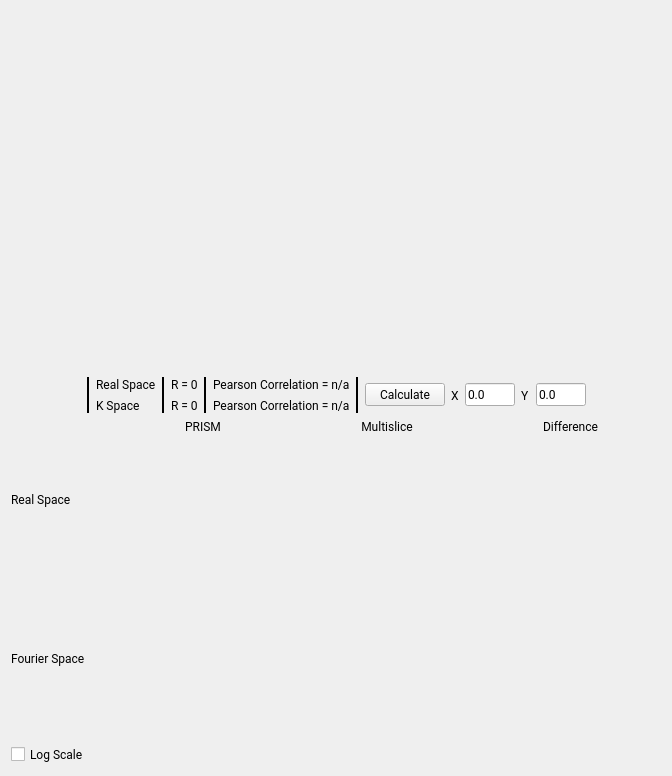
                  <widget class="QWidget" name="tab_probes">
                   <attribute name="title">
                    <string>Probe Analyzer</string>
                   </attribute>
                   <layout class="QVBoxLayout" name="verticalLayout_60">
                    <item>
                     <widget class="QLabel" name="lbl_image_probeInteractive">
                      <property name="sizePolicy">
                       <sizepolicy hsizetype="MinimumExpanding" vsizetype="MinimumExpanding">
                        <horstretch>0</horstretch>
                        <verstretch>0</verstretch>
                       </sizepolicy>
                      </property>
                      <property name="minimumSize">
                       <size>
                        <width>650</width>
                        <height>360</height>
                       </size>
                      </property>
                      <property name="maximumSize">
                       <size>
                        <width>16777215</width>
                        <height>16777215</height>
                       </size>
                      </property>
                      <property name="font">
                       <font>
                        <family>Roboto</family>
                       </font>
                      </property>
                      <property name="text">
                       <string/>
                      </property>
                      <property name="alignment">
                       <set>Qt::AlignCenter</set>
                      </property>
                     </widget>
                    </item>
                    <item>
                     <layout class="QHBoxLayout" name="horizontalLayout_41">
                      <item>
                       <spacer name="horizontalSpacer_3">
                        <property name="font">
                         <font>
                          <family>Roboto</family>
                         </font>
                        </property>
                        <property name="orientation">
                         <enum>Qt::Horizontal</enum>
                        </property>
                        <property name="sizeHint" stdset="0">
                         <size>
                          <width>40</width>
                          <height>20</height>
                         </size>
                        </property>
                       </spacer>
                      </item>
                      <item>
                       <widget class="Line" name="line_4">
                        <property name="font">
                         <font>
                          <family>Roboto</family>
                         </font>
                        </property>
                        <property name="frameShadow">
                         <enum>QFrame::Plain</enum>
                        </property>
                        <property name="lineWidth">
                         <number>2</number>
                        </property>
                        <property name="orientation">
                         <enum>Qt::Vertical</enum>
                        </property>
                       </widget>
                      </item>
                      <item>
                       <layout class="QVBoxLayout" name="verticalLayout_56">
                        <item>
                         <widget class="QLabel" name="label_48">
                          <property name="font">
                           <font>
                            <family>Roboto</family>
                           </font>
                          </property>
                          <property name="text">
                           <string>Real Space</string>
                          </property>
                         </widget>
                        </item>
                        <item>
                         <widget class="QLabel" name="label_55">
                          <property name="font">
                           <font>
                            <family>Roboto</family>
                           </font>
                          </property>
                          <property name="text">
                           <string>K Space</string>
                          </property>
                         </widget>
                        </item>
                       </layout>
                      </item>
                      <item>
                       <widget class="Line" name="line">
                        <property name="font">
                         <font>
                          <family>Roboto</family>
                         </font>
                        </property>
                        <property name="frameShadow">
                         <enum>QFrame::Plain</enum>
                        </property>
                        <property name="lineWidth">
                         <number>2</number>
                        </property>
                        <property name="midLineWidth">
                         <number>2</number>
                        </property>
                        <property name="orientation">
                         <enum>Qt::Vertical</enum>
                        </property>
                       </widget>
                      </item>
                      <item>
                       <layout class="QVBoxLayout" name="verticalLayout_57">
                        <item>
                         <widget class="QLabel" name="lbl_R_real">
                          <property name="font">
                           <font>
                            <family>Roboto</family>
                           </font>
                          </property>
                          <property name="text">
                           <string>R = 0</string>
                          </property>
                         </widget>
                        </item>
                        <item>
                         <widget class="QLabel" name="lbl_R_k">
                          <property name="font">
                           <font>
                            <family>Roboto</family>
                           </font>
                          </property>
                          <property name="text">
                           <string>R = 0</string>
                          </property>
                         </widget>
                        </item>
                       </layout>
                      </item>
                      <item>
                       <widget class="Line" name="line_2">
                        <property name="font">
                         <font>
                          <family>Roboto</family>
                         </font>
                        </property>
                        <property name="frameShadow">
                         <enum>QFrame::Plain</enum>
                        </property>
                        <property name="lineWidth">
                         <number>2</number>
                        </property>
                        <property name="orientation">
                         <enum>Qt::Vertical</enum>
                        </property>
                       </widget>
                      </item>
                      <item>
                       <layout class="QVBoxLayout" name="verticalLayout_58">
                        <item>
                         <widget class="QLabel" name="lbl_pears_real">
                          <property name="font">
                           <font>
                            <family>Roboto</family>
                           </font>
                          </property>
                          <property name="text">
                           <string>Pearson Correlation = n/a</string>
                          </property>
                          <property name="wordWrap">
                           <bool>false</bool>
                          </property>
                         </widget>
                        </item>
                        <item>
                         <widget class="QLabel" name="lbl_pears_k">
                          <property name="font">
                           <font>
                            <family>Roboto</family>
                           </font>
                          </property>
                          <property name="text">
                           <string>Pearson Correlation = n/a</string>
                          </property>
                         </widget>
                        </item>
                       </layout>
                      </item>
                      <item>
                       <widget class="Line" name="line_3">
                        <property name="font">
                         <font>
                          <family>Roboto</family>
                         </font>
                        </property>
                        <property name="frameShadow">
                         <enum>QFrame::Plain</enum>
                        </property>
                        <property name="lineWidth">
                         <number>2</number>
                        </property>
                        <property name="orientation">
                         <enum>Qt::Vertical</enum>
                        </property>
                       </widget>
                      </item>
                      <item>
                       <widget class="QPushButton" name="btn_calculateProbe">
                        <property name="font">
                         <font>
                          <family>Roboto</family>
                         </font>
                        </property>
                        <property name="text">
                         <string>Calculate</string>
                        </property>
                       </widget>
                      </item>
                      <item>
                       <widget class="QLabel" name="label_Xprobe">
                        <property name="font">
                         <font>
                          <family>Roboto</family>
                         </font>
                        </property>
                        <property name="layoutDirection">
                         <enum>Qt::RightToLeft</enum>
                        </property>
                        <property name="text">
                         <string>X</string>
                        </property>
                       </widget>
                      </item>
                      <item>
                       <widget class="QLineEdit" name="lineEdit_probeX">
                        <property name="minimumSize">
                         <size>
                          <width>35</width>
                          <height>0</height>
                         </size>
                        </property>
                        <property name="maximumSize">
                         <size>
                          <width>50</width>
                          <height>16777215</height>
                         </size>
                        </property>
                        <property name="font">
                         <font>
                          <family>Roboto</family>
                         </font>
                        </property>
                        <property name="layoutDirection">
                         <enum>Qt::RightToLeft</enum>
                        </property>
                        <property name="text">
                         <string>0.0</string>
                        </property>
                       </widget>
                      </item>
                      <item>
                       <widget class="QLabel" name="label_Yprobe">
                        <property name="font">
                         <font>
                          <family>Roboto</family>
                         </font>
                        </property>
                        <property name="layoutDirection">
                         <enum>Qt::RightToLeft</enum>
                        </property>
                        <property name="text">
                         <string>Y</string>
                        </property>
                       </widget>
                      </item>
                      <item>
                       <widget class="QLineEdit" name="lineEdit_probeY">
                        <property name="minimumSize">
                         <size>
                          <width>35</width>
                          <height>0</height>
                         </size>
                        </property>
                        <property name="maximumSize">
                         <size>
                          <width>50</width>
                          <height>16777215</height>
                         </size>
                        </property>
                        <property name="font">
                         <font>
                          <family>Roboto</family>
                         </font>
                        </property>
                        <property name="layoutDirection">
                         <enum>Qt::RightToLeft</enum>
                        </property>
                        <property name="text">
                         <string>0.0</string>
                        </property>
                       </widget>
                      </item>
                      <item>
                       <spacer name="horizontalSpacer_6">
                        <property name="font">
                         <font>
                          <family>Roboto</family>
                         </font>
                        </property>
                        <property name="orientation">
                         <enum>Qt::Horizontal</enum>
                        </property>
                        <property name="sizeHint" stdset="0">
                         <size>
                          <width>40</width>
                          <height>20</height>
                         </size>
                        </property>
                       </spacer>
                      </item>
                     </layout>
                    </item>
                    <item>
                     <layout class="QHBoxLayout" name="horizontalLayout_28">
                      <property name="spacing">
                       <number>2</number>
                      </property>
                      <item>
                       <layout class="QVBoxLayout" name="verticalLayout_25">
                        <property name="spacing">
                         <number>0</number>
                        </property>
                        <item>
                         <widget class="QLabel" name="label_36">
                          <property name="sizePolicy">
                           <sizepolicy hsizetype="Minimum" vsizetype="Preferred">
                            <horstretch>0</horstretch>
                            <verstretch>0</verstretch>
                           </sizepolicy>
                          </property>
                          <property name="maximumSize">
                           <size>
                            <width>100</width>
                            <height>16777215</height>
                           </size>
                          </property>
                          <property name="font">
                           <font>
                            <family>Roboto</family>
                           </font>
                          </property>
                          <property name="text">
                           <string>Real Space</string>
                          </property>
                         </widget>
                        </item>
                        <item>
                         <widget class="QLabel" name="label_56">
                          <property name="sizePolicy">
                           <sizepolicy hsizetype="Minimum" vsizetype="Preferred">
                            <horstretch>0</horstretch>
                            <verstretch>0</verstretch>
                           </sizepolicy>
                          </property>
                          <property name="maximumSize">
                           <size>
                            <width>100</width>
                            <height>16777215</height>
                           </size>
                          </property>
                          <property name="font">
                           <font>
                            <family>Roboto</family>
                           </font>
                          </property>
                          <property name="text">
                           <string>Fourier Space</string>
                          </property>
                         </widget>
                        </item>
                       </layout>
                      </item>
                      <item>
                       <layout class="QVBoxLayout" name="verticalLayout_26">
                        <property name="spacing">
                         <number>2</number>
                        </property>
                        <item alignment="Qt::AlignHCenter">
                         <widget class="QLabel" name="label_18">
                          <property name="sizePolicy">
                           <sizepolicy hsizetype="Minimum" vsizetype="Preferred">
                            <horstretch>0</horstretch>
                            <verstretch>0</verstretch>
                           </sizepolicy>
                          </property>
                          <property name="font">
                           <font>
                            <family>Roboto</family>
                           </font>
                          </property>
                          <property name="text">
                           <string>PRISM</string>
                          </property>
                          <property name="alignment">
                           <set>Qt::AlignCenter</set>
                          </property>
                         </widget>
                        </item>
                        <item>
                         <widget class="QLabel" name="lbl_image_probe_pr">
                          <property name="sizePolicy">
                           <sizepolicy hsizetype="Preferred" vsizetype="Preferred">
                            <horstretch>0</horstretch>
                            <verstretch>0</verstretch>
                           </sizepolicy>
                          </property>
                          <property name="minimumSize">
                           <size>
                            <width>150</width>
                            <height>150</height>
                           </size>
                          </property>
                          <property name="font">
                           <font>
                            <family>Roboto</family>
                           </font>
                          </property>
                          <property name="text">
                           <string/>
                          </property>
                          <property name="alignment">
                           <set>Qt::AlignCenter</set>
                          </property>
                         </widget>
                        </item>
                        <item>
                         <widget class="QLabel" name="lbl_image_probe_pk">
                          <property name="sizePolicy">
                           <sizepolicy hsizetype="Preferred" vsizetype="Preferred">
                            <horstretch>0</horstretch>
                            <verstretch>0</verstretch>
                           </sizepolicy>
                          </property>
                          <property name="minimumSize">
                           <size>
                            <width>150</width>
                            <height>150</height>
                           </size>
                          </property>
                          <property name="font">
                           <font>
                            <family>Roboto</family>
                           </font>
                          </property>
                          <property name="text">
                           <string/>
                          </property>
                          <property name="alignment">
                           <set>Qt::AlignCenter</set>
                          </property>
                         </widget>
                        </item>
                       </layout>
                      </item>
                      <item>
                       <layout class="QVBoxLayout" name="verticalLayout_27">
                        <property name="spacing">
                         <number>2</number>
                        </property>
                        <item alignment="Qt::AlignHCenter">
                         <widget class="QLabel" name="label_57">
                          <property name="sizePolicy">
                           <sizepolicy hsizetype="Minimum" vsizetype="Preferred">
                            <horstretch>0</horstretch>
                            <verstretch>0</verstretch>
                           </sizepolicy>
                          </property>
                          <property name="font">
                           <font>
                            <family>Roboto</family>
                           </font>
                          </property>
                          <property name="text">
                           <string>Multislice</string>
                          </property>
                          <property name="alignment">
                           <set>Qt::AlignCenter</set>
                          </property>
                         </widget>
                        </item>
                        <item>
                         <widget class="QLabel" name="lbl_image_probe_mr">
                          <property name="sizePolicy">
                           <sizepolicy hsizetype="Preferred" vsizetype="Preferred">
                            <horstretch>0</horstretch>
                            <verstretch>0</verstretch>
                           </sizepolicy>
                          </property>
                          <property name="minimumSize">
                           <size>
                            <width>150</width>
                            <height>150</height>
                           </size>
                          </property>
                          <property name="font">
                           <font>
                            <family>Roboto</family>
                           </font>
                          </property>
                          <property name="text">
                           <string/>
                          </property>
                          <property name="alignment">
                           <set>Qt::AlignCenter</set>
                          </property>
                         </widget>
                        </item>
                        <item>
                         <widget class="QLabel" name="lbl_image_probe_mk">
                          <property name="sizePolicy">
                           <sizepolicy hsizetype="Preferred" vsizetype="Preferred">
                            <horstretch>0</horstretch>
                            <verstretch>0</verstretch>
                           </sizepolicy>
                          </property>
                          <property name="minimumSize">
                           <size>
                            <width>150</width>
                            <height>150</height>
                           </size>
                          </property>
                          <property name="font">
                           <font>
                            <family>Roboto</family>
                           </font>
                          </property>
                          <property name="text">
                           <string/>
                          </property>
                          <property name="alignment">
                           <set>Qt::AlignCenter</set>
                          </property>
                         </widget>
                        </item>
                       </layout>
                      </item>
                      <item>
                       <layout class="QVBoxLayout" name="verticalLayout_59">
                        <property name="spacing">
                         <number>2</number>
                        </property>
                        <item alignment="Qt::AlignHCenter">
                         <widget class="QLabel" name="label_58">
                          <property name="font">
                           <font>
                            <family>Roboto</family>
                           </font>
                          </property>
                          <property name="text">
                           <string>Difference</string>
                          </property>
                          <property name="alignment">
                           <set>Qt::AlignCenter</set>
                          </property>
                         </widget>
                        </item>
                        <item>
                         <widget class="QLabel" name="lbl_image_probeDifferenceR">
                          <property name="minimumSize">
                           <size>
                            <width>150</width>
                            <height>150</height>
                           </size>
                          </property>
                          <property name="font">
                           <font>
                            <family>Roboto</family>
                           </font>
                          </property>
                          <property name="text">
                           <string/>
                          </property>
                         </widget>
                        </item>
                        <item>
                         <widget class="QLabel" name="lbl_image_probeDifferenceK">
                          <property name="minimumSize">
                           <size>
                            <width>150</width>
                            <height>150</height>
                           </size>
                          </property>
                          <property name="font">
                           <font>
                            <family>Roboto</family>
                           </font>
                          </property>
                          <property name="text">
                           <string/>
                          </property>
                         </widget>
                        </item>
                       </layout>
                      </item>
                     </layout>
                    </item>
                    <item>
                     <layout class="QHBoxLayout" name="horizontalLayout_43">
                      <item>
                       <widget class="QCheckBox" name="checkBox_log">
                        <property name="enabled">
                         <bool>true</bool>
                        </property>
                        <property name="font">
                         <font>
                          <family>Roboto</family>
                         </font>
                        </property>
                        <property name="text">
                         <string>Log Scale</string>
                        </property>
                       </widget>
                      </item>
                      <item>
                       <spacer name="horizontalSpacer_5">
                        <property name="font">
                         <font>
                          <family>Roboto</family>
                         </font>
                        </property>
                        <property name="orientation">
                         <enum>Qt::Horizontal</enum>
                        </property>
                        <property name="sizeHint" stdset="0">
                         <size>
                          <width>40</width>
                          <height>20</height>
                         </size>
                        </property>
                       </spacer>
                      </item>
                     </layout>
                    </item>
                   </layout>
                  </widget>
